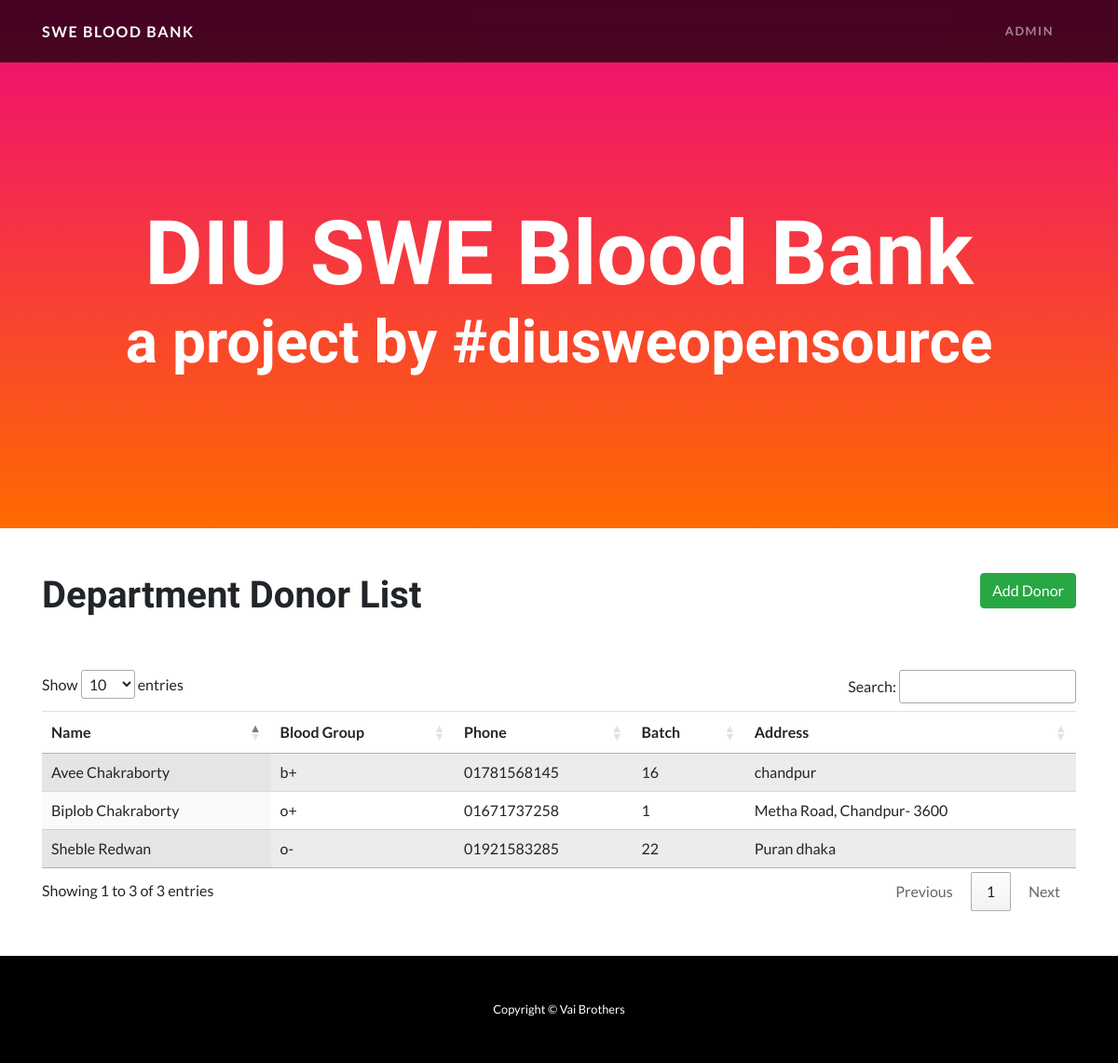
The page / on the database its author committed.
### donor/models.py (models this page shows)
class BloodDonor(models.Model):
    name = models.CharField(max_length=50)
    blood_group = models.CharField(max_length=10)
    batch = models.IntegerField()
    phone = models.CharField(max_length=20)
    address = models.CharField(max_length=100)
    status = models.BooleanField()
    created_date = models.DateTimeField(auto_now=False, auto_now_add=False)

### donor/views.py (the view)
# urls.py: 2. Add a URL to urlpatterns:  path('', views.home, name='home')
def home(request):
    allDonor = BloodDonor.objects.filter(status = True)
    context = {
        'allDonor': allDonor
    }
    return render(request, 'index.html', context)

### templates/index.html (shortened to what this page needs)
{% load static %}
<!DOCTYPE html>
<html lang="en">
<head>
  <link href="{% static 'vendor/bootstrap/css/bootstrap.min.css'%}" rel="stylesheet">
  <link href="https://cdn.datatables.net/1.10.20/css/jquery.dataTables.min.css" rel="stylesheet">
  <link rel="stylesheet" href="https://cdnjs.cloudflare.com/ajax/libs/toastr.js/latest/css/toastr.css">
  <link href="{% static 'css/one-page-wonder.min.css'%}" rel="stylesheet">
</head>
<body>
  <nav class="navbar navbar-expand-lg navbar-dark navbar-custom fixed-top">
    <div class="container">
      <a class="navbar-brand" href="{% url 'home' %}">SWE Blood Bank</a>
      <div class="collapse navbar-collapse" id="navbarResponsive">
        <ul class="navbar-nav ml-auto">
          <li class="nav-item">
            <a class="nav-link"  data-target="#myModal1" data-toggle="modal">admin</a>
          </li>
          <li class="nav-item">
            <a class="nav-link" href="#"></a>
          </li>
        </ul>
      </div>
    </div>
  </nav>
  <header class="masthead text-center text-white">
    <div class="masthead-content">
      <div class="container">
        <h1 class="masthead-heading mb-0">DIU SWE Blood Bank</h1>
        <h2 class="masthead-subheading mb-0">a project by #diusweopensource</h2>
      </div>
    </div>
  </header>
  <section>
    <div class="container">
      <div class="row mb-5 mt-5">
        <div class="col-md-6">
          <h1>Department Donor List</h1>
        </div>
        <div class="col-md-6 text-right">
          <button class="btn btn-success addDonor" data-target="#myModal" data-toggle="modal">Add Donor</button>
        </div>
      </div>
      <div class="row align-items-center mb-5 mt-5">
        <div class="col-lg-12 ">
          <table id="example" class="display table table-striped" style="width:100%">
            <thead>
                <tr>
                    <th>Name</th>
                    <th>Blood Group</th>
                    <th>Phone</th>
                    <th>Batch</th>
                    <th>Address</th>
                </tr>
            </thead>
            <tbody>
                {% for donor in allDonor %}
                  <tr>
                      <td>{{donor.name}}</td>
                      <td>{{donor.blood_group}}</td>
                      <td>{{donor.phone}}</td>
                      <td>{{donor.batch}}</td>
                      <td>{{donor.address}}</td>
                  </tr>
                {% endfor %}
        </table>
        </div>
      </div>
    </div>
  </section>
  <footer class="py-5 bg-black">
    <div class="container">
      <p class="m-0 text-center text-white small">Copyright &copy; Vai Brothers</p>
    </div>
  </footer>
</body>
</html>

### rows shown on the page
BloodDonor: name "Sheble Redwan", blood_group "o-", phone "01921583285", batch "22", address "Puran dhaka"
BloodDonor: name "Avee Chakraborty", blood_group "b+", phone "01781568145", batch "16", address "chandpur"
BloodDonor: name "Biplob Chakraborty", blood_group "o+", phone "01671737258", batch "1", address "Metha Road, Chandpur- 3600"
